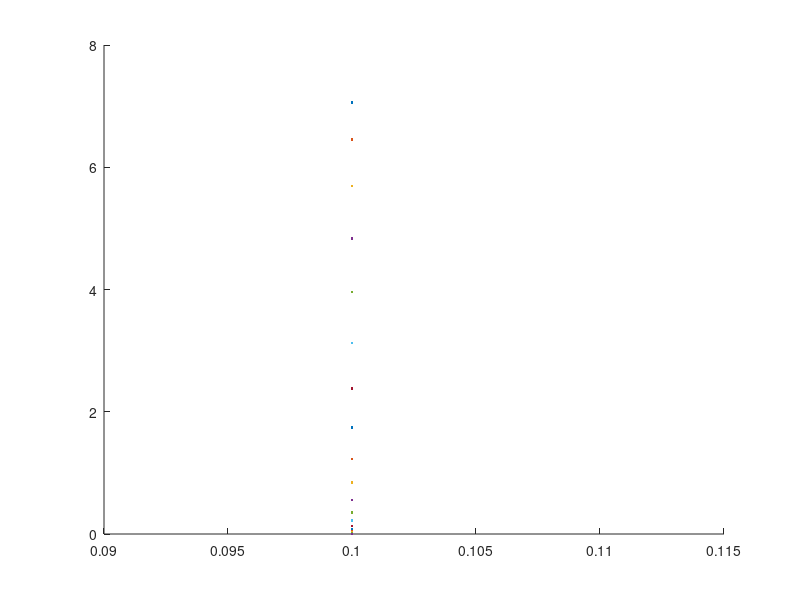

The MATLAB script that drew this image:
clear all;close all;clc

M = 10;
a = 2;

% numIter = 10000000;
% z1_acc = zeros(1,numIter);
% z2_acc = zeros(1,numIter);
% zM_acc = zeros(1,numIter);
% for iter=1:1:numIter
%     
%     x = sqrt(a)*(1/sqrt(2))*complex(randn(M,1),randn(M,1));
%     
%     denominator = (x'*x);
%     z1 = (x(1,1) / denominator);
%     z2 = (x(2,1) / denominator);
%     zM = (x(M,1) / denominator);
%     
%     z1_acc(iter) = z1;
%     z2_acc(iter) = z2;
%     zM_acc(iter) = zM;
%     
% end
% 
% z1_real_mean = mean(real(z1_acc));
% z1_imag_mean = mean(imag(z1_acc));
% z1_var = var(z1_acc);
% 
% z2_real_mean = mean(real(z2_acc));
% z2_imag_mean = mean(imag(z2_acc));
% z2_var = var(z2_acc);
% 
% zM_real_mean = mean(real(zM_acc));
% zM_imag_mean = mean(imag(zM_acc));
% zM_var = var(zM_acc);

n = M;
u = -0.4:0.01:0.4;
fu = zeros(1,length(u));
for u_idx=1:1:length(u)
    bessel1 = besseli(n,(1./(4*(u(u_idx).^2))));
    bessel2 = besseli(n+1,(1./(4*(u(u_idx).^2))));
    fu(u_idx) = exp(-1./(4*(u(u_idx).^2)))*( ( (8*n*u(u_idx).^2 - 1)*bessel1 + bessel2 ) / (4*(abs(u(u_idx)).^3)) );
end
u = 0.1;
fu_ = (1./(2*sqrt(2*pi)))*(4*n-2+(-8*(n.^3)+12*(n.^2)-3)*(u.^2)+(16*(n.^5)-40*(n.^3)+9*(n))*(u.^4));

figure(1);
%histogram(real(z1_acc),'Normalization','pdf');
hold on
plot(u,fu,'LineWidth',2)
hold off
